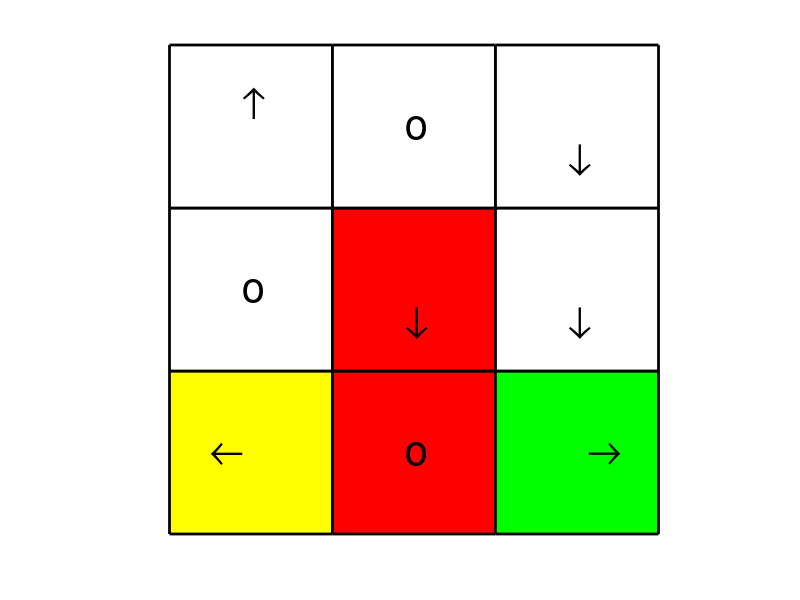

Source code (MATLAB): (Note: this script raises an error after producing the figure.)
% 强化学习 无模型的 policy iteration

%% ---------------- 加强学习例题-走迷宫 -------------------- %%
% - 强化学习走迷宫的流程 - 
% 1 policy evaluation:
%   计算所有状态下对应所有action的qvalue，这种action的行动数由自己定义。
% 2 policy improment
%   若qvlue的值相同，可以使用其他原则来选择action，（能量最小？路径最短？还是探索长度最短？）
%
% ---- 本人的理解 ----
% 1. q_pi (s,a) 既对应每个episode的reward的和
%    a) 第一个state采取所有的action，后续的state根据policy确定，由此记录对应的reward
%    b) q_pi的大小为 number of state times number of action
%    ps: bian'li


clear;clc;
% ---- 规则
r_boundary = -1 ; r_forbiden = -10 ; r_traget = 1 ; r_pass = 0; gamma = 0.9;
% 走到边界后返回当前网格

% ---- 生成迷宫（state的编号）
%  3 | 6 | 9
%  2 | 5 | 8
%  1 | 4 | 7
matrix_maze = [1 3 2;0 3 0;0 0 0];% 0:通行区域(白) 1:起点(黄) 2:终点(绿) 3:禁止区域(红) 
color_map   = [1 1 1;1 1 0;0 1 0;1 0 0];% 各区域的颜色
arrow_mod   = [0.45,0.65;0.57,0.5;0.45,0.3;0.25,0.5;0.45,0.5];% 绘制箭头的修正量

matrix_pi0  = randi(5, 3, 3); % 初始策略
action2 = {'↑','→','↓','←','o'};%policy a1=1 a2=2 a3=3 a4=4 a5=5
ng = size(matrix_pi0,1);% 迷宫中向左或向右跳的网格数
% - policy and action value matrixs (通过读取pi_act 来绘图)
pi_act = zeros(size(matrix_pi0,1)*size(matrix_pi0,2),length(action2));
reword = pi_act;

% policy of deterministic action（行对应的网格标号，列表示在对应action序号上行动）
tmp_pi = reshape(matrix_pi0,[],1);
for j1 = 1:length(tmp_pi)
    pi_act(j1, tmp_pi(j1)) = 1;
end

size_maze = size(matrix_maze);


% ----- 绘制迷宫和加速度 -----（子程序）
for j2 = 1:length(tmp_pi)

    indx = floor(j2/(sqrt(length(tmp_pi))+0.1))+1;
    indy = j2 - sqrt(length(tmp_pi))*(indx -1);

    % 网格
    patch([indx indx+1 indx+1 indx],[indy indy indy+1 indy+1],color_map(matrix_maze(indy,indx)+1,:),'EdgeColor','k','LineWidth',2);hold on;
    % 加速度(pi)
    for j3 = 1:size(pi_act,2)
        if ( pi_act(j2,j3) ~=0 )
            text(indx+arrow_mod(j3,1),indy+arrow_mod(j3,2),action2(j3),'FontSize',30);
        end
    end
end
axis equal;axis off;


% - 路径追踪 - 
%1）更具当前策略和输入的步长，便利所有state返回指定补偿的路径
%2）根据输入的 steps 返回路径并计算q(s,a)
steps = 20;
matrix_SA = zeros(2*length(pi_act),steps);% 遍历所有状态列是episode length（奇数行为state 偶数行reword）;行/2 state数
for js = 1:length(pi_act)
    matrix_SA(1+ 2*(js-1),1) = js;% 初始化位置
end
% 网格的顶点和边界编号
vert_ll = 1;vert_ul = ng;vert_ur = ng^2;vert_lr = ng^2-ng+1;
edge_l = 2:ng-1;edge_u = ng*(2:ng-1);
edge_r = (2:ng-1)+(ng-1)*ng;edge_d = 1+ng*(1:ng-2);
forb_s = find(matrix_maze == 3);
targ_s = find(matrix_maze == 2);
% 步进向量
vert_po = [1 ng -1 -ng 0];%  a1 a2 a3 a4 a5

for js = 1:length(pi_act)
    
    tmp_sa = matrix_SA(2*js-1:2*js,:);

    for ja = 1:steps-1
        cur_state = tmp_sa(1,ja);
        % 是否为顶点(顺时针：左下 左上 右上 右下)
        if (  cur_state == vert_ll ) 
            tmp_pol = pi_act(cur_state,:)';
            
            if ( tmp_pol(3) == 1 || tmp_pol(4) == 1) % 撞边界返回
                tmp_sa(1,ja+1) = cur_state;% 状态
                tmp_sa(2,ja+1) = r_boundary;% 奖励
            else % 向其他方向运动或保持
                tmp_pol(3) = 0;tmp_pol(4) = 0;
                tmp_sa(1,ja+1) = cur_state + vert_po*tmp_pol;% 更新位置
                % 判断移动后的位置
                if (max(ismember(tmp_sa(1,ja+1),forb_s)) == 1 )% 禁区
                    tmp_sa(2,ja+1) =  r_forbiden;
                elseif (max(ismember(tmp_sa(1,ja+1),targ_s)) == 1) % 目的地
                    tmp_sa(2,ja+1) =  r_traget;
                else % 通行
                    tmp_sa(2,ja+1) = r_pass;
                end
            end
            
        elseif ( cur_state == vert_ul ) % 左上顶点
            tmp_pol = pi_act(cur_state,:)';

            if ( tmp_pol(1) == 1 || tmp_pol(4) == 1) % 撞边界返回
                tmp_sa(1,ja+1) = cur_state;% 状态
                tmp_sa(2,ja+1) = r_boundary;% 奖励
            else % 向其他方向运动或保持
                tmp_pol(1) = 0;tmp_pol(4) = 0;% 更新策略
                tmp_sa(1,ja+1) = cur_state + vert_po*tmp_pol;% 更新位置
                % 判断移动后的位置
                if (max(ismember(tmp_sa(1,ja+1),forb_s)) == 1 )% 禁区
                    tmp_sa(2,ja+1) =  r_forbiden;
                elseif (max(ismember(tmp_sa(1,ja+1),targ_s)) == 1) % 目的地
                    tmp_sa(2,ja+1) =  r_traget;
                else % 通行
                    tmp_sa(2,ja+1) = r_pass;
                end
            end

        elseif ( cur_state == vert_ur )
            tmp_pol = pi_act(cur_state,:)';% 读取当前状态下的策略

            if ( tmp_pol(1) == 1 || tmp_pol(2) == 1) % 撞边界返回
                tmp_sa(1,ja+1) = cur_state;% 状态
                tmp_sa(2,ja+1) = r_boundary;% 奖励
            else % 向其他方向运动或保持
                tmp_pol(1) = 0;tmp_pol(2) = 0;% 更新策略
                tmp_sa(1,ja+1) = cur_state + vert_po*tmp_pol;% 更新位置
                % 判断移动后的位置
                if (max(ismember(tmp_sa(1,ja+1),forb_s)) == 1 )% 禁区
                    tmp_sa(2,ja+1) = r_forbiden;
                elseif (max(ismember(tmp_sa(1,ja+1),targ_s)) == 1) % 目的地
                    tmp_sa(2,ja+1) = r_traget;
                else % 通行
                    tmp_sa(2,ja+1) = r_pass;
                end
            end

        elseif ( cur_state == vert_lr )
            tmp_pol = pi_act(cur_state,:)';% 读取当前状态下的策略

            if ( tmp_pol(2) == 1 || tmp_pol(3) == 1) % 撞边界返回
                tmp_sa(1,ja+1) = cur_state;% 状态
                tmp_sa(2,ja+1) = r_boundary;% 奖励
            else % 向其他方向运动或保持
                tmp_pol(2) = 0;tmp_pol(3) = 0;% 更新策略
                tmp_sa(1,ja+1) = cur_state + vert_po*tmp_pol;% 更新位置
                % 判断移动后的位置
                if (max(ismember(tmp_sa(1,ja+1),forb_s)) == 1 )% 禁区
                    tmp_sa(2,ja+1) = r_forbiden;
                elseif (max(ismember(tmp_sa(1,ja+1),targ_s)) == 1) % 目的地
                    tmp_sa(2,ja+1) = r_traget;
                else % 通行
                    tmp_sa(2,ja+1) = r_pass;
                end
            end

        % 是否为边界(左边界 上边界 右边界 下边界)
        elseif ( ismember(cur_state, edge_l) )
            tmp_pol = pi_act(cur_state,:)';% 读取当前状态下的策略

            if ( tmp_pol(4) == 1 ) % 撞边界返回
                tmp_sa(1,ja+1) = cur_state;% 状态
                tmp_sa(2,ja+1) = r_boundary;% 奖励
            
            else % 向其他方向运动或保持
                tmp_pol(4) = 0;
                tmp_sa(1,ja+1) = cur_state + vert_po*tmp_pol;% 更新位置
                % 判断移动后的位置
                if (max(ismember(tmp_sa(1,ja+1),forb_s)) == 1 )% 禁区
                    tmp_sa(2,ja+1) = r_forbiden;
                elseif (max(ismember(tmp_sa(1,ja+1),targ_s)) == 1) % 目的地
                    tmp_sa(2,ja+1) = r_traget;
                else % 通行
                    tmp_sa(2,ja+1) = r_pass;
                end
            end

        elseif ( ismember(cur_state, edge_u) )
            tmp_pol = pi_act(cur_state,:)';% 读取当前状态下的策略

            if ( tmp_pol(1) == 1 ) % 撞边界返回
                tmp_sa(1,ja+1) = cur_state;% 状态
                tmp_sa(2,ja+1) = r_boundary;% 奖励
            
            else % 向其他方向运动或保持
                tmp_pol(1) = 0;
                tmp_sa(1,ja+1) = cur_state + vert_po*tmp_pol;% 更新位置
                % 判断移动后的位置
                if (max(ismember(tmp_sa(1,ja+1),forb_s)) == 1 )% 禁区
                    tmp_sa(2,ja+1) = r_forbiden;
                elseif (max(ismember(tmp_sa(1,ja+1),targ_s)) == 1) % 目的地
                    tmp_sa(2,ja+1) = r_traget;
                else % 通行
                    tmp_sa(2,ja+1) = r_pass;
                end
            end

        elseif ( ismember(cur_state, edge_r) )
            tmp_pol = pi_act(cur_state,:)';% 读取当前状态下的策略

            if ( tmp_pol(2) == 1 ) % 撞边界返回
                tmp_sa(1,ja+1) = cur_state;% 状态
                tmp_sa(2,ja+1) = r_boundary;% 奖励
            
            else % 向其他方向运动或保持
                tmp_pol(2) = 0;
                tmp_sa(1,ja+1) = cur_state + vert_po*tmp_pol;% 更新位置
                % 判断移动后的位置
                if (max(ismember(tmp_sa(1,ja+1),forb_s)) == 1 )% 禁区
                    tmp_sa(2,ja+1) = r_forbiden;
                elseif (max(ismember(tmp_sa(1,ja+1),targ_s)) == 1) % 目的地
                    tmp_sa(2,ja+1) = r_traget;
                else % 通行
                    tmp_sa(2,ja+1) = r_pass;
                end
            end


        elseif ( ismember(cur_state, edge_d) )
            tmp_pol = pi_act(cur_state,:)';% 读取当前状态下的策略

            if ( tmp_pol(3) == 1 ) % 撞边界返回
                tmp_sa(1,ja+1) = cur_state;% 状态
                tmp_sa(2,ja+1) = r_boundary;% 奖励
            
            else % 向其他方向运动或保持
                tmp_pol(3) = 0;
                tmp_sa(1,ja+1) = cur_state + vert_po*tmp_pol;% 更新位置
                % 判断移动后的位置
                if (max(ismember(tmp_sa(1,ja+1),forb_s)) == 1 )% 禁区
                    tmp_sa(2,ja+1) = r_forbiden;
                elseif (max(ismember(tmp_sa(1,ja+1),targ_s)) == 1) % 目的地
                    tmp_sa(2,ja+1) = r_traget;
                else % 通行
                    tmp_sa(2,ja+1) = r_pass;
                end
            end

        % 中间区域的点
        else
            tmp_pol = pi_act(cur_state,:)';% 读取当前状态下的策略
            tmp_sa(1,ja+1) = cur_state + vert_po*tmp_pol;% 更新位置
            % 判断移动后的位置
            if (max(ismember(tmp_sa(1,ja+1),forb_s)) == 1 )% 禁区
                tmp_sa(2,ja+1) = r_forbiden;
            elseif (max(ismember(tmp_sa(1,ja+1),targ_s)) == 1) % 目的地
                tmp_sa(2,ja+1) = r_traget;
            else % 通行
                tmp_sa(2,ja+1) = r_pass;
            end

        end
    end

    % - 计算完成的路径保存
    matrix_SA(2*js-1:2*js,:) = tmp_sa;

end


% 计算每个state的reward
% matrix_SA 每个episode的中的 state 和 reward 
% 根据q_value 更新 policy



% ----- 对于每个state对每个action都计算n的长度 
ng = size(matrix_pi0,1);
% 网格的顶点和边界编号
vert_ll = 1;vert_ul = ng;vert_ur = ng^2;vert_lr = ng^2-ng+1;     % 顶点
edge_l = 2:ng-1;edge_u = ng*(2:ng-1);                            % 边界
edge_r = (2:ng-1)+(ng-1)*ng;edge_d = 1+ng*(1:ng-2);              % 边界
forb_s = find(matrix_maze == 3);targ_s = find(matrix_maze == 2); % 禁区
VERT_EDGE = {vert_ll,vert_ul,vert_ur,vert_lr,...
             edge_l,edge_u,edge_r,edge_d,forb_s,targ_s};% 顶点；边界；禁区；目标（矩阵中个元素的顺序）

% 规则（奖励或惩罚的分数）
r_boundary = -1 ; r_forbiden = -10 ; r_traget = 1 ; r_pass = 0; gamma = 0.9;
REW = {r_boundary,r_forbiden,r_traget,r_pass,gamma};

% - 最大迭代数
itm = 6;
iti = 1;
% 
steps = 20;
% - 初始化保存 (---记录卡：绘制机器人路径----)
mat_sta = zeros(length(tmp_pi)*length(action2),steps);% 每个action记录长度为n的trajectory
mat_act = mat_sta;% 记录对应的action
mat_rew = mat_sta;% 记录每一步的奖励



while( iti <= itm )


    % - 针对每个state都生成length(action)*steps的trajectory
    for j1 = 1:length(tmp_pi)

        tmp_sta = zeros(length(action2),steps);
        tmp_act = tmp_sta;
        tmp_rew = tmp_sta;

        % 初始化
        tmp_sta(:,1) = j1*ones(length(action2),1);
        tmp_act(:,1) = (1:5)';

        % 根据策略生成trajectory
        for j2 = 1:length(action2)
            % 输入参数更新
            tmp_sar = [tmp_sta(j2,:);tmp_act(j2,:);tmp_rew(j2,:)];
            % 更改策略（按照遍历action的policy进行路径生成）
            tmp_pi_act = pi_act;tmp_pi_act(j1,:) = 0;tmp_pi_act(j1,j2) = 1;

            [sta_act_rew] = TRAJ(tmp_sar,tmp_pi_act,VERT_EDGE,REW,steps,size_maze);% 返回状态，运动和奖励


            % 将返回数据保存到次要矩阵中
            tmp_sta(j2,:) = sta_act_rew(1,:);
            tmp_act(j2,:) = sta_act_rew(2,:);
            tmp_red(j2,:) = sta_act_rew(3,:);

        end

        % 将返回的数据保存到主要矩阵中
        mat_sta(1+length(action2)*(j1-1):5+length(action2)*(j1-1),:) = tmp_sta;
        mat_act(1+length(action2)*(j1-1):5+length(action2)*(j1-1),:) = tmp_act;
        mat_red(1+length(action2)*(j1-1):5+length(action2)*(j1-1),:) = tmp_red;

    end


    % ---- policy improment ---- %
    % - q value -
    % 1.episode当中涉及其他的state的reward时，有其他state出发的机器人经过这里，
    %   那么识别包含state-reward情况，再统计所有state和reward。（如何快速的识别？）
    % 2.对一个episode仅计算一个state的qvalue
    % 生成向量（矩阵）qvalue前的系数向量
    coe_qvalue = [0,logspace(0,log10(gamma^18),19)]';
    qvalue = zeros(size(mat_red(:,1)));
    for j5 = 1:size(mat_red,1)
        qvalue(j5) = mat_red(j5,:)*coe_qvalue;
    end
    % - update policy (pi_act) -
    pi_act = 0*pi_act;
    for j5 = 1:size(pi_act,1)
        % - 位置指标 -
        tmp_ind = [1:5]+5*(j5-1);
        % - 更新policy -
        max_ind = find(qvalue(tmp_ind) == max(qvalue(tmp_ind)));
        % - deterministic process （根据相同q值的数量随机选择一个action,pi_act重置为0）
        random_num = max_ind(randperm(numel(max_ind), 1));%针对这个值更新pi_act
        pi_act(j5,max_ind(randperm(numel(max_ind), 1))) = 1;
        % - stochastic process （根据5个action的q值的更新策略）
    end

    % - 保存每次迭代的qvlaue和policy进行后续绘图 - %

    % ----- 绘制迷宫和加速度 -----（子程序）
    for j2 = 1:length(tmp_pi)
        indx = floor(j2/(sqrt(length(tmp_pi))+0.1))+1;
        indy = j2 - sqrt(length(tmp_pi))*(indx -1);

        % 网格
        patch([indx indx+1 indx+1 indx],[indy indy indy+1 indy+1],color_map(matrix_maze(indy,indx)+1,:),'EdgeColor','k','LineWidth',2);hold on;
        % 加速度(pi)
        for j3 = 1:size(pi_act,2)
            if ( pi_act(j2,j3) ~=0 )
                text(indx+arrow_mod(j3,1),indy+arrow_mod(j3,2),action2(j3),'FontSize',30);
            end
        end
    end
    % - 展示迭代次数
    title(['iteration = ',num2str(iti)],'fontweight','bold','fontsize',14);

    axis equal;axis off;drawnow;pause(0.5);

    % - 绘制迭代过程中的策略图 - %


    % - 停止迭代阈值/执行有限次迭代 -
    iti = iti + 1;

end






%% ---- 子程序
% - 根据当前的policy生成长度为n的trajectory
% 1)针对每个action生成长度为steps的trajectory，计算q(s,a)
% 2)每个state的第一个action都要选择，剩下的action根据policy来更新state
% 3)action是一个deterministic过程
function [sta_act_rew] = TRAJ(tmp_sar,pi_act,VERT_EDGE,REW,steps,size_maze)% policy 边界顶点信息 奖励惩罚规则 episode的长度 迷宫大小

% 迷宫的顶点与边界，禁止区域，目标区域
vert_ll = cell2mat(VERT_EDGE(1));vert_ul = cell2mat(VERT_EDGE(2));
vert_ur = cell2mat(VERT_EDGE(3));vert_lr = cell2mat(VERT_EDGE(4));
edge_l  = cell2mat(VERT_EDGE(5));edge_u  = cell2mat(VERT_EDGE(6));
edge_r  = cell2mat(VERT_EDGE(7));edge_d  = cell2mat(VERT_EDGE(8));
forb_s  = cell2mat(VERT_EDGE(9));targ_s  = cell2mat(VERT_EDGE(10));
r_boundary = cell2mat(REW(1)) ;r_forbiden = cell2mat(REW(2)) ;
r_traget = cell2mat(REW(3)) ; r_pass = cell2mat(REW(4)); 
% gamma = cell2mat(REW(5));

% 状态步进向量（ng表示行数）
ng = size_maze(1);
vert_po = [1 ng -1 -ng 0];% a1 a2 a3 a4 a5
markact = (1:5)';

for ja = 1:steps - 1% 生成trajectory (当j3=1时act为遍历输入值，j3=2:step-1时act为state对应值)

    % 当前状态
    cur_state = tmp_sar(1,ja);  % state action reward = sar
    tmp_pol = pi_act(cur_state,:)';
    % 是否为顶点(顺时针：左下 左上 右上 右下)
    if (  cur_state == vert_ll )
        if ( tmp_pol(3) == 1 || tmp_pol(4) == 1) % 撞边界返回
            tmp_sar(1,ja+1) = cur_state;% 状态
            tmp_sar(2,ja+1) = pi_act(cur_state,:)*markact;% 行为(deterministic)
            tmp_sar(3,ja+1) = r_boundary;% 奖励
        else % 向其他方向运动或保持
            tmp_pol(3) = 0;tmp_pol(4) = 0;%
            tmp_sar(1,ja+1) = cur_state + vert_po*tmp_pol;% 更新位置
            tmp_sar(2,ja+1) = pi_act(tmp_sar(1,ja+1),:)*markact;
            % 判断移动后的位置
            if (max(ismember(tmp_sar(1,ja+1),forb_s)) == 1 )% 禁区
                tmp_sar(3,ja+1) =  r_forbiden;
            elseif (max(ismember(tmp_sar(1,ja+1),targ_s)) == 1) % 目的地
                tmp_sar(3,ja+1) =  r_traget;
            else % 通行
                tmp_sar(3,ja+1) = r_pass;
            end
        end

    elseif ( cur_state == vert_ul )
        if ( tmp_pol(1) == 1 || tmp_pol(4) == 1) % 撞边界返回
            tmp_sar(1,ja+1) = cur_state;% 状态
            tmp_sar(2,ja+1) = pi_act(cur_state,:)*markact;% 行为
            tmp_sar(3,ja+1) = r_boundary;% 奖励
        else % 向其他方向运动或保持
            tmp_pol(1) = 0;tmp_pol(4) = 0;% 更新策略
            tmp_sar(1,ja+1) = cur_state + vert_po*tmp_pol;% 更新位置
            tmp_sar(2,ja+1) = pi_act(tmp_sar(1,ja+1),:)*markact;
            % 判断移动后的位置
            if (max(ismember(tmp_sar(1,ja+1),forb_s)) == 1 )% 禁区
                tmp_sar(3,ja+1) =  r_forbiden;
            elseif (max(ismember(tmp_sar(1,ja+1),targ_s)) == 1) % 目的地
                tmp_sar(3,ja+1) =  r_traget;
            else % 通行
                tmp_sar(3,ja+1) = r_pass;
            end
        end
    
    elseif ( cur_state == vert_ur )
        if ( tmp_pol(1) == 1 || tmp_pol(2) == 1) % 撞边界返回
            tmp_sar(1,ja+1) = cur_state;% 状态
            tmp_sar(2,ja+1) = pi_act(cur_state,:)*markact;% 行为
            tmp_sar(3,ja+1) = r_boundary;% 奖励
        else % 向其他方向运动或保持
            tmp_pol(1) = 0;tmp_pol(2) = 0;% 更新策略
            tmp_sar(1,ja+1) = cur_state + vert_po*tmp_pol;% 更新位置
            tmp_sar(2,ja+1) = pi_act(tmp_sar(1,ja+1),:)*markact;
            % 判断移动后的位置
            if (max(ismember(tmp_sar(1,ja+1),forb_s)) == 1 )% 禁区
                tmp_sar(3,ja+1) =  r_forbiden;
            elseif (max(ismember(tmp_sar(1,ja+1),targ_s)) == 1) % 目的地
                tmp_sar(3,ja+1) =  r_traget;
            else % 通行
                tmp_sar(3,ja+1) = r_pass;
            end
        end

    elseif ( cur_state == vert_lr )
        if ( tmp_pol(2) == 1 || tmp_pol(3) == 1) % 撞边界返回
            tmp_sar(1,ja+1) = cur_state;% 状态
            tmp_sar(2,ja+1) = pi_act(cur_state,:)*markact;% 行为
            tmp_sar(3,ja+1) = r_boundary;% 奖励
        else % 向其他方向运动或保持
            tmp_pol(2) = 0;tmp_pol(3) = 0;% 更新策略
            tmp_sar(1,ja+1) = cur_state + vert_po*tmp_pol;% 更新位置
            tmp_sar(2,ja+1) = pi_act(tmp_sar(1,ja+1),:)*markact;
            % 判断移动后的位置
            if (max(ismember(tmp_sar(1,ja+1),forb_s)) == 1 )% 禁区
                tmp_sar(3,ja+1) =  r_forbiden;
            elseif (max(ismember(tmp_sar(1,ja+1),targ_s)) == 1) % 目的地
                tmp_sar(3,ja+1) =  r_traget;
            else % 通行
                tmp_sar(3,ja+1) = r_pass;
            end
        end

    % 边界上的state
    elseif  ( max(ismember(cur_state, edge_l)) == 1 )
        if ( tmp_pol(4) == 1 ) % 撞边界返回
            tmp_sar(1,ja+1) = cur_state;% 状态
            tmp_sar(2,ja+1) = pi_act(cur_state,:)*markact;% 行为
            tmp_sar(3,ja+1) = r_boundary;% 奖励
        else % 向其他方向运动或保持
            tmp_pol(4) = 0;
            tmp_sar(1,ja+1) = cur_state + vert_po*tmp_pol;% 更新位置
            tmp_sar(2,ja+1) = pi_act(tmp_sar(1,ja+1),:)*markact;
            % 判断移动后的位置
            if (max(ismember(tmp_sar(1,ja+1),forb_s)) == 1 )% 禁区
                tmp_sar(3,ja+1) =  r_forbiden;
            elseif (max(ismember(tmp_sar(1,ja+1),targ_s)) == 1) % 目的地
                tmp_sar(3,ja+1) =  r_traget;
            else % 通行
                tmp_sar(3,ja+1) = r_pass;
            end
        end


    elseif  ( max(ismember(cur_state, edge_u)) == 1 )
        if ( tmp_pol(1) == 1 ) % 撞边界返回
            tmp_sar(1,ja+1) = cur_state;% 状态
            tmp_sar(2,ja+1) = pi_act(cur_state,:)*markact;% 行为
            tmp_sar(3,ja+1) = r_boundary;% 奖励
        else % 向其他方向运动或保持
            tmp_pol(1) = 0;
            tmp_sar(1,ja+1) = cur_state + vert_po*tmp_pol;% 更新位置
            tmp_sar(2,ja+1) = pi_act(tmp_sar(1,ja+1),:)*markact;
            % 判断移动后的位置
            if (max(ismember(tmp_sar(1,ja+1),forb_s)) == 1 )% 禁区
                tmp_sar(3,ja+1) =  r_forbiden;
            elseif (max(ismember(tmp_sar(1,ja+1),targ_s)) == 1) % 目的地
                tmp_sar(3,ja+1) =  r_traget;
            else % 通行
                tmp_sar(3,ja+1) = r_pass;
            end
        end

    elseif ( max(ismember(cur_state, edge_r)) == 1 )
        if ( tmp_pol(2) == 1 ) % 撞边界返回
            tmp_sar(1,ja+1) = cur_state;% 状态
            tmp_sar(2,ja+1) = pi_act(cur_state,:)*markact;% 行为
            tmp_sar(3,ja+1) = r_boundary;% 奖励
        else % 向其他方向运动或保持
            tmp_pol(2) = 0;
            tmp_sar(1,ja+1) = cur_state + vert_po*tmp_pol;% 更新位置
            tmp_sar(2,ja+1) = pi_act(tmp_sar(1,ja+1),:)*markact;
            % 判断移动后的位置
            if (max(ismember(tmp_sar(1,ja+1),forb_s)) == 1 )% 禁区
                tmp_sar(3,ja+1) =  r_forbiden;
            elseif (max(ismember(tmp_sar(1,ja+1),targ_s)) == 1) % 目的地
                tmp_sar(3,ja+1) =  r_traget;
            else % 通行
                tmp_sar(3,ja+1) = r_pass;
            end
        end

    elseif ( max(ismember(cur_state, edge_d)) == 1 )
        if ( tmp_pol(3) == 1 ) % 撞边界返回
            tmp_sar(1,ja+1) = cur_state;% 状态
            tmp_sar(2,ja+1) = pi_act(cur_state,:)*markact;% 行为
            tmp_sar(3,ja+1) = r_boundary;% 奖励
        else % 向其他方向运动或保持
            tmp_pol(3) = 0;
            tmp_sar(1,ja+1) = cur_state + vert_po*tmp_pol;% 更新位置
            tmp_sar(2,ja+1) = pi_act(tmp_sar(1,ja+1),:)*markact;
            % 判断移动后的位置
            if (max(ismember(tmp_sar(1,ja+1),forb_s)) == 1 )% 禁区
                tmp_sar(3,ja+1) =  r_forbiden;
            elseif (max(ismember(tmp_sar(1,ja+1),targ_s)) == 1) % 目的地
                tmp_sar(3,ja+1) =  r_traget;
            else % 通行
                tmp_sar(3,ja+1) = r_pass;
            end
        end

    %中间区域
    else
        tmp_sar(1,ja+1) = cur_state + vert_po*tmp_pol;% 更新位置
        tmp_sar(2,ja+1) = pi_act(tmp_sar(1,ja+1),:)*markact;
        % 判断移动后的位置
        if (max(ismember(tmp_sar(1,ja+1),forb_s)) == 1 )% 禁区
            tmp_sar(3,ja+1) =  r_forbiden;
        elseif (max(ismember(tmp_sar(1,ja+1),targ_s)) == 1) % 目的地
            tmp_sar(3,ja+1) =  r_traget;
        else % 通行
            tmp_sar(3,ja+1) = r_pass;
        end
    end
end
sta_act_rew = tmp_sar;% 返回n步的state，action and reward
end
